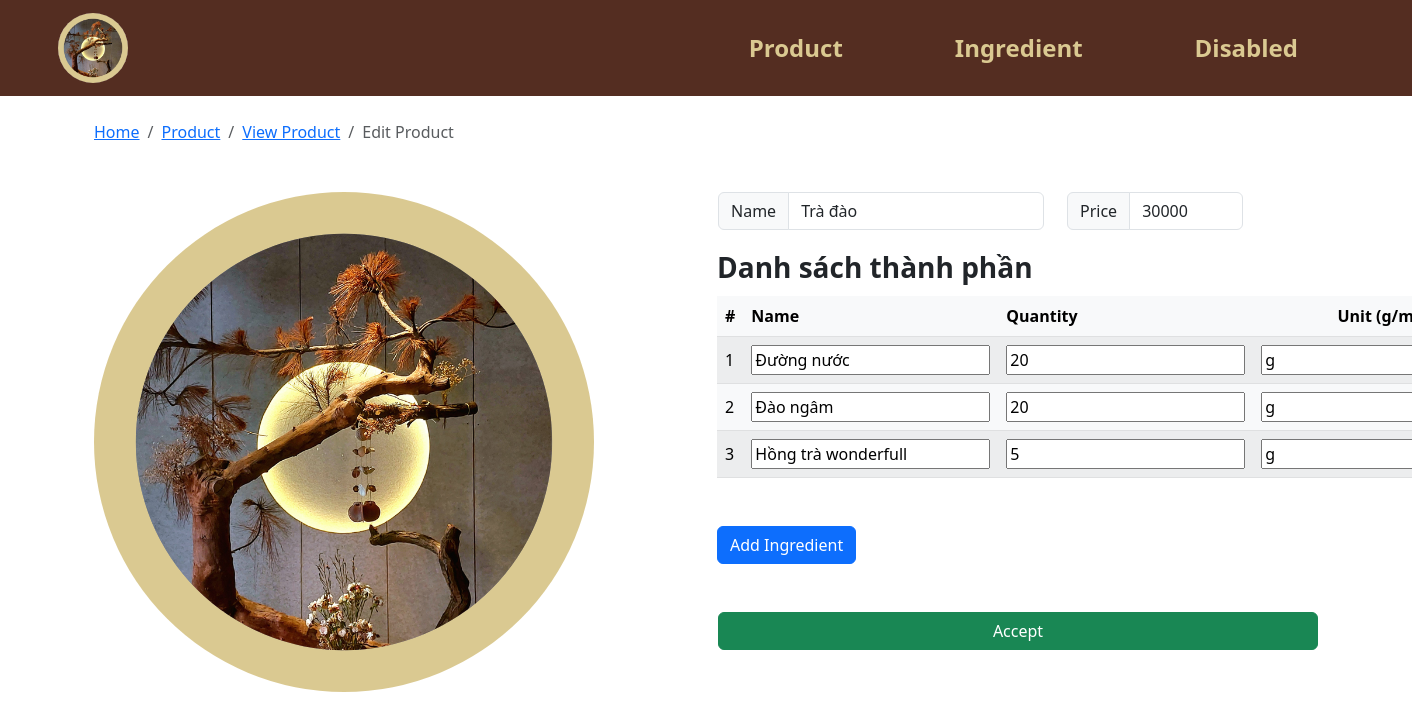
The app's page /product_edit.php?p_id=102 with its own data.
### tables this page shows
CREATE TABLE `product` (
  `p_id` int(100) NOT NULL COMMENT 'id sản phẩm',
  `p_name` varchar(255) NOT NULL COMMENT 'tên sản phẩm ',
  `p_price` int(255) NOT NULL COMMENT 'giá sản phẩm'
);

CREATE TABLE `ingredient` (
  `i_id` int(100) NOT NULL,
  `Product_p_id` int(255) NOT NULL,
  `Ingredient_defaut_id_id` int(100) NOT NULL,
  `i_quantity` int(100) NOT NULL,
  `i_unit` enum('g','ml') NOT NULL
);

CREATE TABLE `ingredient_defaut` (
  `id_id` int(100) NOT NULL COMMENT 'Gốc Id',
  `id_name` varchar(255) DEFAULT NULL COMMENT 'Gốc tên',
  `id_import_quantity` int(255) DEFAULT NULL COMMENT 'Gốc số lượng nhập',
  `id_unit` enum('g','ml') DEFAULT NULL COMMENT 'Gốc đơn vị',
  `id_import_price` int(255) DEFAULT NULL COMMENT 'Gốc giá nhập'
);

### product_edit.php (the view, shortened to what this page needs)
<!DOCTYPE html>
<html lang="en">
<head>
    <?php
    include("head.php");
    include("conn_db.php");
    ?>
</head>
<body>
    <?php
    include("header.php");
    if(isset($_GET["p_id"])){
        $p_id = $_GET["p_id"];
    }
    $query_product = "SELECT p.* FROM product p  WHERE p.p_id = {$p_id}  LIMIT 0,1";
    $result_product = $mysqli->query($query_product);
    $product_row = $result_product->fetch_array();
    ?>
    <div class="container px-5 py-4">
        <nav aria-label="breadcrumb">
            <ol class="breadcrumb">
                <li class="breadcrumb-item"><a href="index.php">Home</a></li>
                <li class="breadcrumb-item"><a href="product.php">Product</a></li>
                <li class="breadcrumb-item"><a href="product_view.php?p_id=<?=$p_id?>">View Product</a></li>
                <li class="breadcrumb-item active" aria-current="page">Edit Product</li>
            </ol>
        </nav>
        <form action="product_edit.php" class="mt-5" method="POST" id="shop-body">
            <div class="row row-cols-1 row-cols-md-2 mb-5">
                <div class="col mb-3 mb-md-0 logo">
                    <img src='img/logo.png' class="img-fluid rounded-25 float-start">
                </div>
                <div class="col text-wrap">
                    <div class="row input-group">
                        <div class="col-7">
                            <div class="input-group mb-3">
                                <span class="input-group-text" id="inputGroup-sizing-default">Name</span>
                                <input name="p_name" type="text" class="form-control" aria-label="Sizing example input"
                                    aria-describedby="inputGroup-sizing-default"
                                    value="<?php echo $product_row["p_name"] ?>" required>
                            </div>
                        </div>
                        <div class="col-4">
                            <div class="input-group mb-3">
                                <span class="input-group-text" id="inputGroup-sizing-default">Price</span>
                                <input name="p_price" type="text" class="form-control" aria-label="Sizing example input"
                                    aria-describedby="inputGroup-sizing-default"
                                    value="<?php echo $product_row["p_price"] ?>" required>
                            </div>
                        </div>
                        <br>
                        <div class="mt-0">
                            <div class="fs-3 mb-2 fw-bold"> Danh sách thành phần</div>
                            <table
                                class="table rounded-5 table-light table-striped table-hover align-middle caption-top mb-5">
                                <thead class="bg-light">
                                    <tr>
                                        <th scope="col-1">#</th>
                                        <th scope="col-4">Name</th>
                                        <th scope="col-4">Quantity</th>
                                        <th class="text-center" scope="col">Unit (g/ml)</th>
                                    </tr>
                                </thead>
                                <tbody id="table">
                                    <?php
                                    $query_ingredient = "SELECT i.*, id.* FROM ingredient i, ingredient_defaut id  WHERE Product_p_id = {$p_id} AND id.id_id = Ingredient_defaut_id_id";
                                    $result_ingredient = $mysqli->query($query_ingredient);
                                    ?>
                                    <?php $i = 1;
                                    while ($ingredient_row = $result_ingredient->fetch_array()) { ?>
                                        <tr>
                                            <td>
                                                <?php echo $i++; ?>
                                            </td>
                                            <td class="w-25">
                                                <input type="text" class=""
                                                    value="<?php echo $ingredient_row["id_name"]; ?>"></input>
                                            </td>
                                            <td class="text-center w-25">
                                                <input type="text" class=""
                                                    value="<?php echo $ingredient_row["i_quantity"]; ?>"></input>
                                            </td>
                                            <td class="text-center">
                                                <input type="text" class=""
                                                    value="<?php echo $ingredient_row["i_unit"]; ?>"></input>
                                            </td>
                                        </tr>
                                    <?php } ?>
                                </tbody>
                            </table>
                        </div>
                        <div class="form-amount text-start">
                            <button class="btn btn-primary">Add Ingredient</button>
                        </div>
                    </div>
                    <button class="btn btn-success mt-5 w-100" name="edit_product_cfm" type="submit">Accept</button>
                </div>
            </div>
        </form>
    </div>
</body>
</html>

### records on screen
product: p_name "Trà đào", p_price "30000"
ingredient: Ingredient_defaut_id.id_name "Đường nước", i_quantity "20", i_unit "g"
ingredient: Ingredient_defaut_id.id_name "Đào ngâm", i_quantity "20", i_unit "g"
ingredient: Ingredient_defaut_id.id_name "Hồng trà wonderfull", i_quantity "5", i_unit "g"
